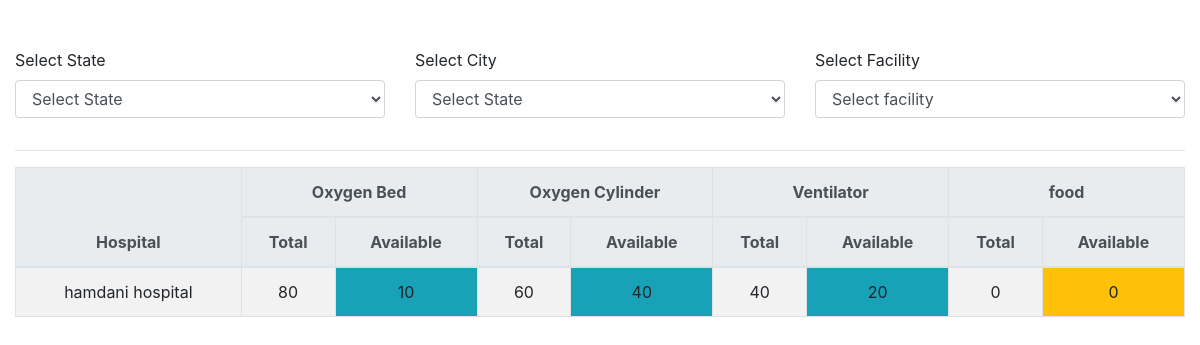
Before: / with the older database file.
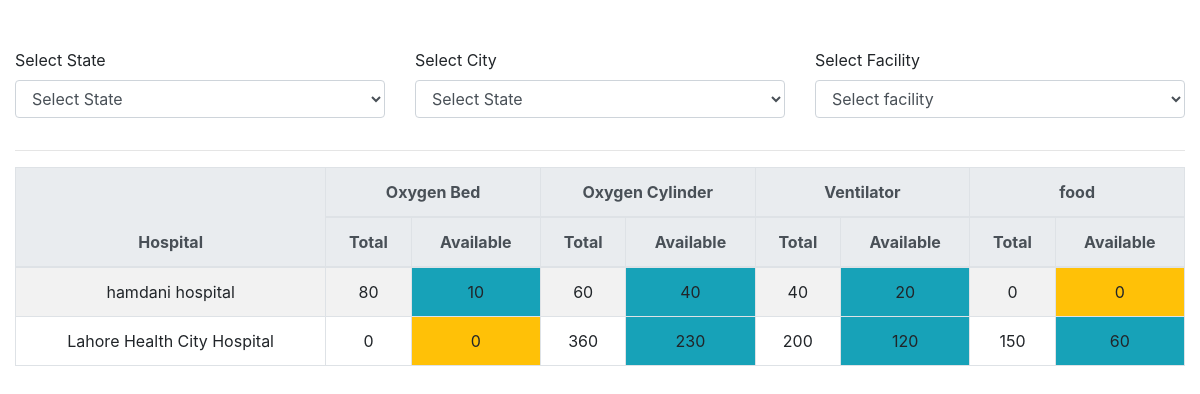
After: the same page with the newer database file.
### covid/models.py (models this page shows, shortened)
class Facility(models.Model):
    title = models.CharField(max_length=60, null=False, blank=False, default=" ")

class Hospital(models.Model):
    name = models.CharField(max_length=50, null=False, blank=False)
    address = models.CharField(max_length=300, null=False, blank=False)
    city = models.ForeignKey(City, on_delete=models.CASCADE, related_name='hospitals')
    phone = models.CharField(max_length=20, null=False, blank=False)

class Availability(models.Model):
    hospital = models.ForeignKey(Hospital, on_delete=models.CASCADE, related_name='availabilities')
    facility = models.ForeignKey(Facility, on_delete=models.CASCADE, related_name='availabilities')
    total = models.IntegerField(default=0)
    available = models.IntegerField(default=0)
    updated_at = models.DateTimeField(auto_now=True)

### covid/views.py (the view)
# urls.py: path('', views.home)
def home(request):
    selected_state_id = request.GET.get('state')
    selected_city_id = request.GET.get('city')
    selected_facility_id = request.GET.get('facility')
    facilities = Facility.objects.all().order_by('pk')
    if selected_state_id:
        cities = City.objects.filter(state=selected_state_id)
    else:
        cities = City.objects.all()
    states = State.objects.all()
    hospitals = Hospital.objects.all()
    if selected_city_id:
        hospital = Hospital.objects.filter(city=City(pk=selected_city_id))
    context = {
        'facilities' : facilities,
        'cities' : cities,
        'states' : states,
        'hospital' : hospitals,
        'selected_state_id' : selected_state_id,
        'selected_city_id' : selected_city_id,
        'selected_facility_id' : selected_facility_id
    }
    return render(request, template_name='covid/index.html', context=context)

### covid/models.py (called while the page is built)
    def __str__(self):
        return self.name

### covid/templatetags/custom_tag.py (called while the page is built)
@register.simple_tag
def get_table_class(value):
    if value:
        return 'bg-info'
    return 'bg-warning'

@register.simple_tag
def get_availibilities(hospital):
    return Availability.objects.filter(hospital=hospital).order_by('facility_id')

@register.simple_tag
def is_option_selected(selected_option, pk):
    if selected_option == str(pk):
        return 'selected'
    return ''

### covid/templates/covid/index.html (shortened to what this page needs)
<!DOCTYPE html>
{% load custom_tag %}
<html lang="en">
<head>
    <link rel="stylesheet" href="https://cdn.jsdelivr.net/npm/bootstrap@4.0.0/dist/css/bootstrap.min.css"
>
</head>
<body>
<br>
<br>
<div class="container-fluid">
    <div>
        <form action="" id="filterForm" method="GET">
            <div class="row">
                <div class="col">
                    <div class="form-group">
                        <label for="">Select State</label>
                        <select name="state" class="form-control" id="stateSelect">
                            <option value="">Select State</option>
                        </select>
                    </div>
                </div>
                <div class="col">
                    <div class="form-group">
                        <label for="">Select City</label>
                        <select name="city" class="form-control" id="citySelect">
                            <option value="">Select State</option>
                        </select>
                    </div>
                </div>
                <div class="col">
                    <div class="form-group">
                        <label for="">Select Facility</label>
                        <select name="facility" class="form-control" id="facilitySelect">
                            <option value="">Select facility</option>
                        </select>
                    </div>
                </div>
            </div>
        </form>
    </div>
    <hr>
    <table class="table text-center table-bordered table-striped">
        <thead class="thead-light">
        <tr>
            <th rowspan="2">Hospital</th>
            {% for facility in facilities %}
            <th colspan="2" class="text-center">{{facility.title}}</th>
            {% endfor %}
        </tr>
        <tr>
            {% for facility in facilities %}
            <th>Total</th>
            <th>Available</th>
            {% endfor %}
        </tr>
        </thead>
        <tbody>
        {% for hospital in hospital %}
        <tr>
            <td>{{hospital.name}}</td>
            {% get_availibilities hospital as availibilities %}
            {% for avl in availibilities %}
            <td>{{avl.total}}</td>
            <td class="{%get_table_class avl.available%}">{{avl.available}}</td>
            {% endfor %}
        </tr>
        {% endfor%}
        </tbody>
    </table>
</div>
</body>
</html>

Changed rows visible on the page:
added Hospital: name "Lahore Health City Hospital"
added Availability: total "0", available "0", shown under "Lahore Health City Hospital"
added Availability: total "360", available "230", shown under "Lahore Health City Hospital"
added Availability: total "200", available "120", shown under "Lahore Health City Hospital"
added Availability: total "150", available "60", shown under "Lahore Health City Hospital"
